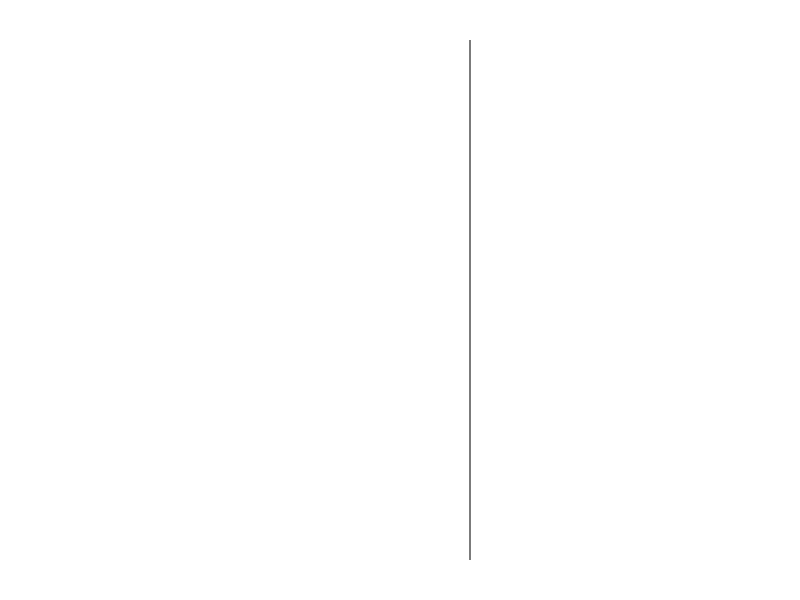

Reproduce this figure in R. (Note: this script raises an error after producing the figure.)
#################################################
## Paper Network 3 ##############################
#################################################

# Boxplot

line_names = 1
pdf(file = paste0("Plots/Paper_Plot_6_Network_c.pdf"), height= PLOTTING_VARIABLES$HEIGHT, width = PLOTTING_VARIABLES$WIDTH)
par(mar = c(2,9,2,2))
plot(c(-1,1), c(1,25), type = "n", axes = FALSE, xlab = "", ylab = "" )
abline(v=0)
## SITES
site_corr <- list(full = list(), gauss = list())
site_list <- DATA_past1000$CAVES$entity_info %>% select(site_id, entity_id) %>%
  filter(entity_id %in% ANALYSIS$NETWORK$entity_meta$entity_id) %>% group_by(site_id) %>% count() %>% filter(n>1)
for(site in site_list$site_id){
  site_corr$full <- c(site_corr$full, ANALYSIS$NETWORK$SITES[[paste0("SITE",site)]]$C[ANALYSIS$NETWORK$SITES[[paste0("SITE",site)]]$P<0.1])
  site_corr$gauss <- c(site_corr$gauss, ANALYSIS$NETWORK$SITES[[paste0("SITE",site)]]$C_gauss[ANALYSIS$NETWORK$SITES[[paste0("SITE",site)]]$P_gauss<0.1])
}
site_corr$full = as.numeric(site_corr$full)
site_corr$gauss = as.numeric(site_corr$gauss)

boxplot(site_corr$full, add = TRUE, at = 25 ,boxwex = 1, names = "n", horizontal = T, outline = F) 
boxplot(site_corr$gauss, add = TRUE, at = 24.5, boxwex = 1, names = "n", horizontal = T, col = "grey", axes = F, outline = F)

#mtext(side=2,"GMST",                cex = unitscex,    line = unitslinno, las = 1, col = "black", at = 1)
mtext(side = 2, "sites (27/12)", cex = 1, line = line_names, las = 1, col = "black", at = 25)
abline(h=23.75, lty = 3)
##GRIGBOX

corr <- list(full = list(), gauss = list())
list <- ANALYSIS$NETWORK$entity_meta %>% select(gridbox_id, entity_id) %>% group_by(gridbox_id) %>% count() %>% filter(n>1)
for(gridbox in list$gridbox_id){
  corr$full <- c(corr$full, ANALYSIS$NETWORK$GRIDBOX[[paste0("GRIDBOX",gridbox)]]$C[ANALYSIS$NETWORK$GRIDBOX[[paste0("GRIDBOX",gridbox)]]$P<0.1])
  corr$gauss <- c(corr$full, ANALYSIS$NETWORK$GRIDBOX[[paste0("GRIDBOX",gridbox)]]$C_gauss[ANALYSIS$NETWORK$GRIDBOX[[paste0("GRIDBOX",gridbox)]]$P_gauss<0.1])
}
corr$full = as.numeric(corr$full)
corr$gauss = as.numeric(corr$gauss)

boxplot(corr$full, add = TRUE, at = 23 ,boxwex = 1, names = "n", horizontal = T, axes = F, outline = F) 
boxplot(corr$gauss, add = TRUE, at = 22.5, boxwex = 1, names = "n", horizontal = T, col = "grey", axes = F, outline = F)

#mtext(side=2,"GMST",                cex = unitscex,    line = unitslinno, las = 1, col = "black", at = 1)
mtext(side = 2, "gridbox (45/18)", cex = 1, line = line_names, las = 1, col = "black", at = 23)
abline(h=21.75, lty = 3)


position <- list(cluster1 = c(17, 16.5, 16, 15.5)+4,
                 cluster2 = c(14, 13.5, 13, 12.5)+4,
                 cluster3 = c(11, 10.5, 10, 9.5)+4,
                 cluster5 = c(8, 7.5, 7, 6.5)+4,
                 cluster6 = c(5, 4.5, 4, 3.5)+4,
                 cluster7 = c(2, 1.5, 1, 0.5)+4)
text <- list(cluster1 = "India", cluster2 = "SouthAm", cluster3 = "Europe", cluster4 = "Africa", 
             cluster5 = "Asia", cluster6 = "NorthAm", cluster7 = "Arabia", cluster8 = "NZ")
cluster_list <- ANALYSIS$NETWORK$entity_meta %>% select(cluster_id, entity_id) %>% group_by(cluster_id) %>% count() %>% filter(n>1)

## CLUSTER
for(cluster in c(1,2,3,5,6,7)){
  corr <- list(full = as.numeric(ANALYSIS$NETWORK$CLUSTER[[paste0("CLUSTER",cluster)]]$C[ANALYSIS$NETWORK$CLUSTER[[paste0("CLUSTER",cluster)]]$P<0.1]), 
               gauss = list(as.numeric(ANALYSIS$NETWORK$CLUSTER[[paste0("CLUSTER",cluster)]]$C_gauss[ANALYSIS$NETWORK$CLUSTER[[paste0("CLUSTER",cluster)]]$P_gauss<0.1])),
               full_sim = list(as.numeric(c(ANALYSIS$NETWORK$CLUSTER_SIM_a[[paste0("CLUSTER",cluster)]]$C[ANALYSIS$NETWORK$CLUSTER_SIM_a[[paste0("CLUSTER",cluster)]]$P<0.1],
                                            ANALYSIS$NETWORK$CLUSTER_SIM_b[[paste0("CLUSTER",cluster)]]$C[ANALYSIS$NETWORK$CLUSTER_SIM_b[[paste0("CLUSTER",cluster)]]$P<0.1],
                                            ANALYSIS$NETWORK$CLUSTER_SIM_c[[paste0("CLUSTER",cluster)]]$C[ANALYSIS$NETWORK$CLUSTER_SIM_c[[paste0("CLUSTER",cluster)]]$P<0.1]))), 
               gauss_sim = list(as.numeric(c(ANALYSIS$NETWORK$CLUSTER_SIM_a[[paste0("CLUSTER",cluster)]]$C_gauss[ANALYSIS$NETWORK$CLUSTER_SIM_a[[paste0("CLUSTER",cluster)]]$P_gauss<0.1],
                                             ANALYSIS$NETWORK$CLUSTER_SIM_b[[paste0("CLUSTER",cluster)]]$C_gauss[ANALYSIS$NETWORK$CLUSTER_SIM_b[[paste0("CLUSTER",cluster)]]$P_gauss<0.1],
                                             ANALYSIS$NETWORK$CLUSTER_SIM_c[[paste0("CLUSTER",cluster)]]$C_gauss[ANALYSIS$NETWORK$CLUSTER_SIM_c[[paste0("CLUSTER",cluster)]]$P_gauss<0.1]))))
  
  boxplot(corr$full, add = TRUE, at = position[[paste0("cluster",cluster)]][1] ,boxwex = 1, names = "n", horizontal = T, axes = F, outline = F) 
  boxplot(corr$gauss, add = TRUE, at = position[[paste0("cluster",cluster)]][2] , boxwex = 1, names = "n", horizontal = T, col = "grey", axes = F, outline = F)
  boxplot(corr$full_sim, add = TRUE, at = position[[paste0("cluster",cluster)]][3]  ,boxwex = 1, names = "n", horizontal = T, col = "dodgerblue3", axes = F, outline = F) 
  boxplot(corr$gauss_sim, add = TRUE, at = position[[paste0("cluster",cluster)]][4] , boxwex = 1, names = "n", horizontal = T, col = adjustcolor("dodgerblue3", alpha.f = 0.5), axes = F, outline = F)
  
  mtext(side = 2, paste0("c",cluster,"(",text[[cluster]],") (",cluster_list$n[cluster],")"), cex = 1, line = line_names, las = 1, col = "black", at = position[[paste0("cluster",cluster)]][1])
  
}

abline(h=3.75, lty =3)

##Global

corr$full = as.numeric(as.numeric(ANALYSIS$NETWORK$GLOBAL$C[ANALYSIS$NETWORK$GLOBAL$P<0.1]))
corr$gauss = as.numeric(as.numeric(ANALYSIS$NETWORK$GLOBAL$C_gauss[ANALYSIS$NETWORK$GLOBAL$P_gauss<0.1]))
corr$full_sim = as.numeric(ANALYSIS$NETWORK$GLOBAL_SIM_a$C[ANALYSIS$NETWORK$GLOBAL_SIM_a$P<0.1], 
                           ANALYSIS$NETWORK$GLOBAL_SIM_b$C[ANALYSIS$NETWORK$GLOBAL_SIM_b$P<0.1],
                           ANALYSIS$NETWORK$GLOBAL_SIM_c$C[ANALYSIS$NETWORK$GLOBAL_SIM_c$P<0.1])
corr$gauss_sim = as.numeric(ANALYSIS$NETWORK$GLOBAL_SIM_a$C_gauss[ANALYSIS$NETWORK$GLOBAL_SIM_a$P_gauss<0.1], 
                            ANALYSIS$NETWORK$GLOBAL_SIM_b$C_gauss[ANALYSIS$NETWORK$GLOBAL_SIM_b$P_gauss<0.1],
                            ANALYSIS$NETWORK$GLOBAL_SIM_c$C_gauss[ANALYSIS$NETWORK$GLOBAL_SIM_c$P_gauss<0.1])

boxplot(corr$full, add = TRUE, at = 3 ,boxwex = 1, names = "n", horizontal = T, axes = F) 
boxplot(corr$gauss, add = TRUE, at = 2.5 , boxwex = 1, names = "n", horizontal = T, col = "grey", axes = F)
boxplot(corr$full_sim, add = TRUE, at = 2,boxwex = 1, names = "n", horizontal = T, col = "dodgerblue3", axes = F, outline = F) 
boxplot(corr$gauss_sim, add = TRUE, at = 1.5 , boxwex = 1, names = "n", horizontal = T, col = adjustcolor("dodgerblue3", alpha.f = 0.5), axes = F, outline = F)

mtext(side = 2, paste0("global (",dim(ANALYSIS$NETWORK$GLOBAL$C)[[1]],")"), cex = 1, line = line_names, las = 1, col = "black", at = 2)

legend(-1.075,28.5,xpd = T,inset=-0.2, bty='n', x.intersp=0.5,text.width=c(1,0.25,0.4, 0.37),
       c("record","record 100gauss","xnap(a/b/c)", "xnap(a/b/c) 100gauss"), fill=c("white", "grey", "dodgerblue3", adjustcolor("dodgerblue3", alpha.f = 0.5)), horiz=TRUE, cex=1)

dev.off()